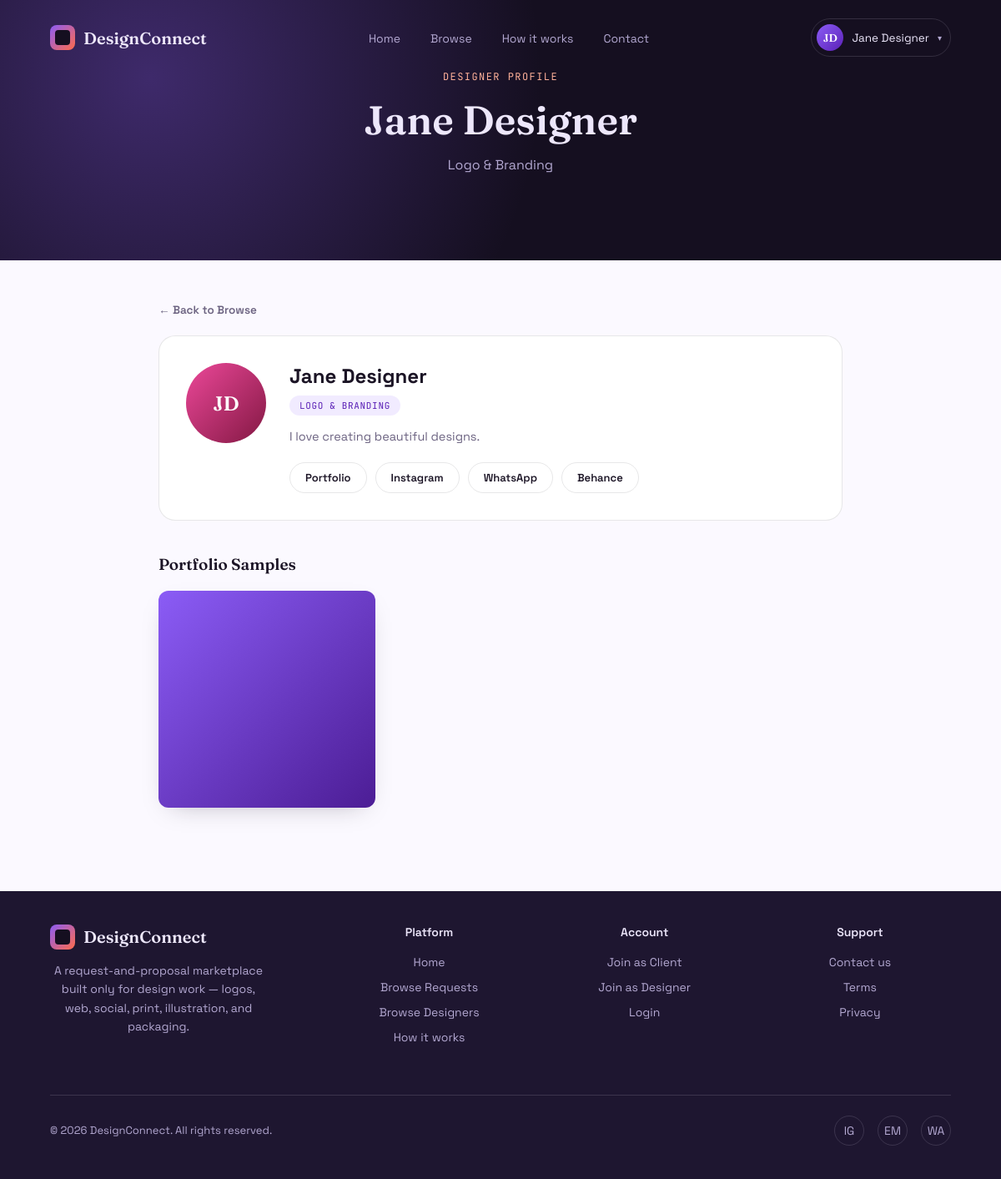
Screenshot of /Public/DesignerDetail/?id=2 (signed in) with the database file from the repository.
### tables this page shows
CREATE TABLE users (
    id INT PRIMARY KEY AUTO_INCREMENT,
    name VARCHAR(100) NOT NULL,
    email VARCHAR(150) NOT NULL UNIQUE,
    password VARCHAR(255) NOT NULL,
    role ENUM('client', 'designer') NOT NULL,
    avatar VARCHAR(255) NULL,
    bio TEXT NULL,
    specialty VARCHAR(100) NULL,
    portfolio_link VARCHAR(255) NULL,
    instagram VARCHAR(150) NULL,
    behance VARCHAR(150) NULL,
    whatsapp VARCHAR(50) NULL,
    notify_new_proposal BOOLEAN DEFAULT TRUE,
    notify_new_request BOOLEAN DEFAULT TRUE,
    created_at DATETIME NOT NULL
);

CREATE TABLE portfolio_samples (
    id INT PRIMARY KEY AUTO_INCREMENT,
    designer_id INT NOT NULL,
    proposal_id INT NULL,
    image_path VARCHAR(255) NOT NULL,
    caption VARCHAR(150) NULL,
    created_at DATETIME NOT NULL,
    FOREIGN KEY (designer_id) REFERENCES users(id) ON DELETE CASCADE,
    FOREIGN KEY (proposal_id) REFERENCES proposals(id) ON DELETE CASCADE
);

### Public/Controller/BrowseController.php (called while the page is built, shortened)
<?php
require_once __DIR__ . '/../Model/BrowseModel.php';
require_once __DIR__ . '/../View/DesignerDetailView.php';
Class BrowseController extends Authentification{
function displayDesignerDetail($id){
 $model= new BrowseModel();
 $designer=$model->getDesignerByID($id);
 $samples=$model->getSamplesById($id);
 $modelC = new ContactModel();
 $contact= $modelC->getContactDetails();
 $view = new DesignerDetailView();
 $name=$this->getUserName();
 $avatar=$this->getUserAvatar();
 $view->displayDesignerDetailView($contact,$designer,$samples,$name,$avatar);
}
}
?>

### Public/Model/BrowseModel.php (called while the page is built, shortened)
<?php
class BrowseModel extends Connexion{
  function connectdb(){
    $dataBase = $this->connecterBDD(
    $this->name,
    $this->host,
    $this->user,
    $this->password
  );
    $dataBase->setAttribute(PDO::ATTR_ERRMODE, PDO::ERRMODE_EXCEPTION);
    $dataBase->setAttribute(PDO::ATTR_EMULATE_PREPARES, false);
    return $dataBase;
  }
  function getDesignerByID($id){
     $db=$this->connectdb();
    $query="SELECT * FROM users where id=:id and role='designer'";
    $stmt=$db->prepare($query);
    $stmt->execute(['id'=>$id]);
    $result=$stmt->fetch();
    return $result;
  }
}
?>

### Public/View/DesignerDetailView.php (the view, shortened to what this page needs)
<?php
require_once __DIR__ . '/GlobalView.php';
Class DesignerDetailView extends GlobalView{
function content($contact,$designer,$portfolio_samples,$name,$avatar){
  ?>
<body>
  <div class="page-head" style="height:312px">
    <div class="eyebrow" style="color:var(--coral-soft); justify-content:center; display:flex; margin-top:20px;">Designer Profile</div>
    <h1 style="margin-top:14px;"><?php echo htmlspecialchars($designer['name'] ?? '')?></h1>
    <p><?php echo htmlspecialchars($designer['specialty'] ?? '')?></p>
</div>
<section class="detail-wrap">
  <a href="/DesignConnect/Public/Browse/" class="back-link">← Back to Browse</a>
  <div class="profile-head">
    <?php
      $randomClass = 'a' . rand(1, 6);
              $initials = htmlspecialchars($this->getAvatar($designer['name']));
        ?>
    <div class="avatar <?php echo $randomClass; ?>" style="width:96px;height:96px">
            <span class="avatar-initials"><?php echo $initials; ?></span>
          </div>
    <div class="profile-info">
      <h1><?php echo htmlspecialchars($designer['name']) ?? ''?></h1>
      <span class="profile-spec"><?php echo htmlspecialchars($designer['specialty'])?></span>
      <p class="profile-bio"><?php echo htmlspecialchars($designer['bio']) ?? ''?></p>
      <div class="profile-links">
        <a href="<?php echo htmlspecialchars($designer['portfolio_link']) ?? ''?>">Portfolio</a>
        <a href="<?php echo htmlspecialchars($designer['instagram']) ?? ''?>">Instagram</a>
        <a href="<?php echo htmlspecialchars($designer['whatsapp']) ?? ''?>">WhatsApp</a>
        <a href="<?php echo htmlspecialchars($designer['behance']) ?? ''?>">Behance</a>
      </div>
    </div>
  </div>
    <h2 class="section-title">Portfolio Samples</h2>
    <div class="portfolio-grid">
      <?php foreach ($portfolio_samples as $i => $sample):
            $gradClass = 'g' . (($i % 7) + 1);
      ?>
        <div class="p-sample" style="animation-delay:<?php echo $i * 0.06; ?>s">
          <div class="fill <?php echo $gradClass; ?>"></div>
        </div>
      <?php endforeach; ?>
    </div>
</section>
<?php
}
function displayDesignerDetailView($contact,$designer,$portfolio_samples,$name,$avatar){
  $this->content($contact,$designer,$portfolio_samples,$name,$avatar);
}
}
?>

### Public/index.css (style rules this page uses)
:root { --ink:#150F20; --ink-2:#1E1630; --ink-soft:#2A2140; --paper:#FBF9FF; --paper-2:#F1EBFF; --text-on-ink:#EDE7FB; --text-on-ink-dim:#B3A8D1; --text-on-paper:#1B1425; --text-on-paper-dim:#6B6280; --violet:#8B5CF6; --violet-deep:#5B21B6; --coral:#FF6B4A; --coral-soft:#FFB199; --line:rgba(237,231,251,0.14); --line-soft:rgba(27,20,37,0.1); --radius:20px; --radius-sm:12px; }
* { box-sizing:border-box; margin:0; padding:0; }
html { scroll-behavior:smooth; }
body { font-family:'Space Grotesk', sans-serif; background:var(--paper); color:var(--text-on-paper); overflow-x:hidden; -webkit-font-smoothing:antialiased; }
a { color:inherit; text-decoration:none; }
.eyebrow { font-family:'JetBrains Mono', monospace; font-size:12px; letter-spacing:0.12em; text-transform:uppercase; }
section { padding:120px clamp(20px,5vw,64px); }
.page-head { background: radial-gradient(circle at 15% 30%, rgba(139,92,246,0.35), transparent 45%), var(--ink); padding:64px clamp(20px,5vw,64px) 0; text-align:center; height: 330px; }
.page-head h1 { font-family:'Fraunces', serif; font-weight:600; font-size:clamp(32px,4vw,48px); color:var(--text-on-ink); }
.page-head p { margin-top:14px; color:var(--text-on-ink-dim); max-width:520px; margin-left:auto; margin-right:auto; }
.avatar { width:76px; height:76px; border-radius:50%; margin:0 auto 16px; display:flex; align-items:center; justify-content:center; font-family:'Fraunces', serif; font-weight:600; font-size:24px; color:#fff; }
.a4 { background:linear-gradient(135deg,#EC4899,#831843); }
.p-sample { position:relative; }
.back-link { display:inline-flex; align-items:center; gap:8px; font-size:13.5px; font-weight:600; color:var(--text-on-paper-dim); margin-bottom:22px; transition:color .25s ease, gap .25s ease; }
.detail-wrap { max-width:900px; margin:0 auto; padding:48px clamp(20px,4vw,40px) 100px; }
.section-title { font-family:'Fraunces', serif; font-weight:600; font-size:19px; margin:40px 0 20px; }
.g1 { background:linear-gradient(135deg,#8B5CF6,#4C1D95); }
.profile-head { display:flex; gap:28px; align-items:flex-start; flex-wrap:wrap; background:#fff; border-radius:var(--radius); padding:32px; border:1px solid var(--line-soft); opacity:0; transform:translateY(16px); animation:pop-in .55s ease forwards; }
.profile-info { flex:1; min-width:220px; }
.profile-spec { display:inline-block; margin-top:8px; font-family:'JetBrains Mono', monospace; font-size:11px; letter-spacing:0.06em; text-transform:uppercase; padding:5px 12px; border-radius:100px; background:var(--paper-2); color:var(--violet-deep); }
.profile-bio { margin-top:14px; font-size:14.5px; color:var(--text-on-paper-dim); line-height:1.65; max-width:520px; }
.profile-links { display:flex; gap:10px; margin-top:18px; flex-wrap:wrap; }
.profile-links a { font-size:13px; font-weight:600; padding:9px 18px; border-radius:100px; border:1px solid var(--line-soft); color:var(--text-on-paper); transition:all .25s ease; }
.portfolio-grid { display:grid; grid-template-columns:repeat(auto-fill, minmax(200px,1fr)); gap:20px; }
.p-sample { position:relative; border-radius:var(--radius-sm); overflow:hidden; aspect-ratio:1/1; opacity:0; transform:scale(.9); animation:pop-in .5s ease forwards; box-shadow:0 10px 30px -16px rgba(27,20,37,0.35); }
.p-sample .fill { width:100%; height:100%; }

### rows the page displays
users: name "Jane Designer", specialty "Logo & Branding", name "JD", specialty "LOGO & BRANDING", bio "I love creating beautiful designs."

### other values shown
$initials "JD"
$name "Jane Designer"
